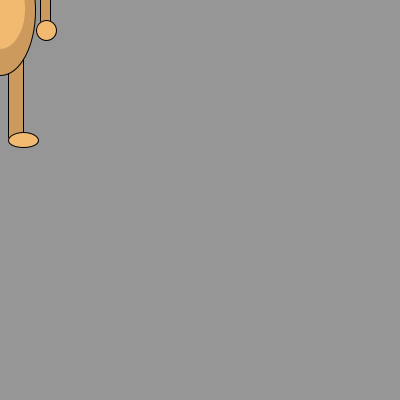
Frame 1 (no input)
Frame 60 (the mouse pressed at the canvas centre just before this capture): identical to frame 1, image omitted
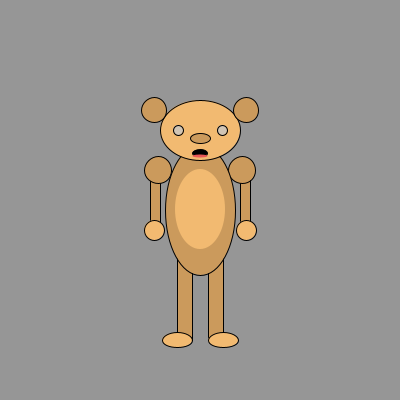
Frame 120 (the mouse held since frame 60 and released just before this capture)

The Processing sketch that drew these frames (run headless with seeded random() and noise(); from frame 60 on, the mouse is pressed at the canvas centre):

// Processing sketch: processing_50846
// ── processing_50846.pde

void setup() {
  //Set the size of the window
  size(400, 400);
}
void draw() {
  smooth();
  //Draw a light gray background
  background(150);
  //Draw Creature's RIGHT arm
  stroke(0);
  fill(203, 154, 92);
  rect(mouseX-50, mouseY-20,10,50);
  //Draw Creature's LEFT arm
  rect(mouseX+40, mouseY-20,10,50);
  //Draw Creature's RIGHT hand
  fill(242,186,113);
  ellipse(mouseX-46,mouseY+30,20,20);
  //Draw Creature's LEFT hand
  ellipse(mouseX+46,mouseY+30,20,20);
  //Draw Creature's RIGHT shoulders
  fill(203,154,92);
  ellipse(mouseX+42, mouseY-30,27,27);
  //Draw Creature's LEFT shoulders
  ellipse(mouseX-42, mouseY-30,27,27);
  //Draw Creature's RIGHT leg
  stroke(0);
  fill(203,154,92);
  rect(mouseX-23,mouseY+40,15,100);
  //Draw Creature's LEFT leg
  rect(mouseX+8,mouseY+40,15,100);
  //Draw Creature's RIGHT foot
  fill(242,186,113);
  ellipse(mouseX-23,mouseY+140,30,15);
  //Draw Creature's LEFT foot
  ellipse(mouseX+23,mouseY+140,30,15);
  //Draw Creatures's body
  stroke(0);
  fill(203,154,92);
  ellipse(mouseX+.5, mouseY+10,70,130);
  //Draw Creature's head
  fill(242,186,113);
  ellipse(mouseX, mouseY-70,80,60);
  //Draw Creature's RIGHT ear
  fill(203,154,92);
  ellipse(mouseX+46, mouseY-90,25,25);
  //Draw Creature's LEFT ear
  ellipse(mouseX-46, mouseY-90,25,25);
  //Draw Creature's RIGHT eye
  fill(mouseX,mouseY);
  ellipse(mouseX-22, mouseY-70,10,10);
  //Draw Creature's LEFT eye
  fill(mouseX,mouseY);
  ellipse(mouseX+22, mouseY-70,10,10);
  //Draw Creature's nose
  fill(203,154,92);
  ellipse(mouseX, mouseY-62,20,10);
  //Draw Creature's mouth
  fill(0);
  ellipse(mouseX, mouseY-47,15,7);
  //Draw Creature's tongue
  noStroke();
  fill(232,87,87);
  ellipse(mouseX, mouseY-44,15,3);
  //Draw Creature's stomach
  fill(242,186,113);
  ellipse(mouseX, mouseY+9,50,80);
}
